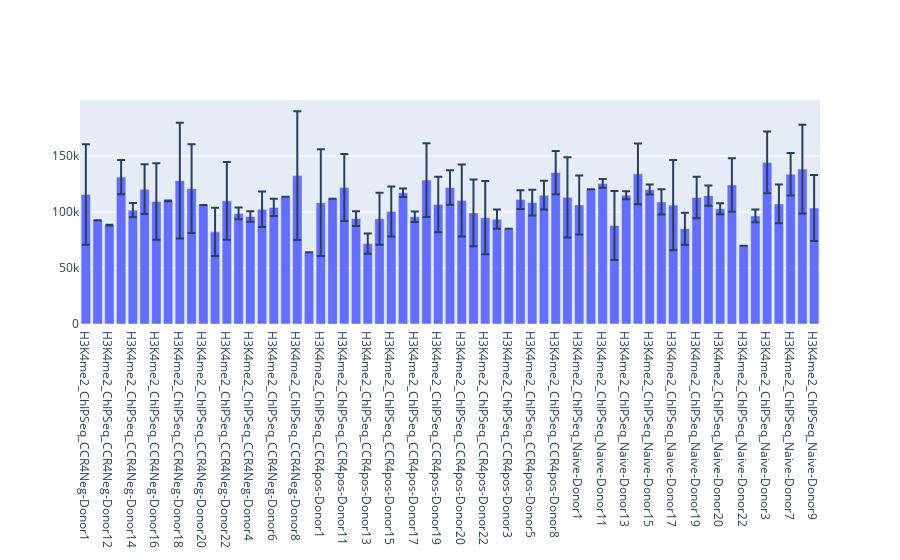

Write notebook code for a chart like this one.
### Code cell
fig = go.Figure()
fig.add_trace(go.Bar(
    name='macs2 q0.05',
    x=dfm_mean['name'], y=dfm_mean['peaks'],
    error_y=dict(type='data', array=dfm_std['peaks'])
))
fig.update_layout(barmode='group')
fig.show()

### Figure 1 — Plotly figure (JSON) as saved in the notebook; plotly's stock layout.template omitted (floating-point values rounded to 4 significant figures)
{"data": [{"error_y": {"array": [44850.0, 0, 311.8, 15330.0, 6375.0, 22290.0, 34160.0, 349.3, 51660.0, 39530.0, 0, 21550.0, 34780.0, 5289.0, 4626.0, 15900.0, 7710.0, 0, 57480.0, 0, 47540.0, 0, 29880.0, 6633.0, 9045.0, 23300.0, 22300.0, 3837.0, 4692.0, 32950.0, 24690.0, 15410.0, 32050.0, 29760.0, 32700.0, 8611.0, 0, 8342.0, 11580.0, 12830.0, 19360.0, 35750.0, 26330.0, 0, 3886.0, 30770.0, 3550.0, 27050.0, 4466.0, 11210.0, 40290.0, 14340.0, 18500.0, 9050.0, 4872.0, 23920.0, 0, 5665.0, 27530.0, 17320.0, 18980.0, 39670.0, 29470.0], "type": "data"}, "name": "macs2 q0.05", "type": "bar", "x": ["H3K4me2_ChIPSeq_CCR4Neg-Donor1", "H3K4me2_ChIPSeq_CCR4Neg-Donor11", "H3K4me2_ChIPSeq_CCR4Neg-Donor12", "H3K4me2_ChIPSeq_CCR4Neg-Donor13", "H3K4me2_ChIPSeq_CCR4Neg-Donor14", "H3K4me2_ChIPSeq_CCR4Neg-Donor15", "H3K4me2_ChIPSeq_CCR4Neg-Donor16", "H3K4me2_ChIPSeq_CCR4Neg-Donor17", "H3K4me2_ChIPSeq_CCR4Neg-Donor18", "H3K4me2_ChIPSeq_CCR4Neg-Donor19", "H3K4me2_ChIPSeq_CCR4Neg-Donor20", "H3K4me2_ChIPSeq_CCR4Neg-Donor21", "H3K4me2_ChIPSeq_CCR4Neg-Donor22", "H3K4me2_ChIPSeq_CCR4Neg-Donor23", "H3K4me2_ChIPSeq_CCR4Neg-Donor4", "H3K4me2_ChIPSeq_CCR4Neg-Donor5", "H3K4me2_ChIPSeq_CCR4Neg-Donor6", "H3K4me2_ChIPSeq_CCR4Neg-Donor7", "H3K4me2_ChIPSeq_CCR4Neg-Donor8", "H3K4me2_ChIPSeq_CCR4Neg-Donor9", "H3K4me2_ChIPSeq_CCR4pos-Donor1", "H3K4me2_ChIPSeq_CCR4pos-Donor10", "H3K4me2_ChIPSeq_CCR4pos-Donor11", "H3K4me2_ChIPSeq_CCR4pos-Donor12", "H3K4me2_ChIPSeq_CCR4pos-Donor13", "H3K4me2_ChIPSeq_CCR4pos-Donor14", "H3K4me2_ChIPSeq_CCR4pos-Donor15", "H3K4me2_ChIPSeq_CCR4pos-Donor16", "H3K4me2_ChIPSeq_CCR4pos-Donor17", "H3K4me2_ChIPSeq_CCR4pos-Donor18", "H3K4me2_ChIPSeq_CCR4pos-Donor19", "H3K4me2_ChIPSeq_CCR4pos-Donor2", "H3K4me2_ChIPSeq_CCR4pos-Donor20", "H3K4me2_ChIPSeq_CCR4pos-Donor21", "H3K4me2_ChIPSeq_CCR4pos-Donor22", "H3K4me2_ChIPSeq_CCR4pos-Donor23", "H3K4me2_ChIPSeq_CCR4pos-Donor3", "H3K4me2_ChIPSeq_CCR4pos-Donor4", "H3K4me2_ChIPSeq_CCR4pos-Donor5", "H3K4me2_ChIPSeq_CCR4pos-Donor7", "H3K4me2_ChIPSeq_CCR4pos-Donor8", "H3K4me2_ChIPSeq_CCR4pos-Donor9", "H3K4me2_ChIPSeq_Naive-Donor1", "H3K4me2_ChIPSeq_Naive-Donor10", "H3K4me2_ChIPSeq_Naive-Donor11", "H3K4me2_ChIPSeq_Naive-Donor12", "H3K4me2_ChIPSeq_Naive-Donor13", "H3K4me2_ChIPSeq_Naive-Donor14", "H3K4me2_ChIPSeq_Naive-Donor15", "H3K4me2_ChIPSeq_Naive-Donor16", "H3K4me2_ChIPSeq_Naive-Donor17", "H3K4me2_ChIPSeq_Naive-Donor18", "H3K4me2_ChIPSeq_Naive-Donor19", "H3K4me2_ChIPSeq_Naive-Donor2", "H3K4me2_ChIPSeq_Naive-Donor20", "H3K4me2_ChIPSeq_Naive-Donor21", "H3K4me2_ChIPSeq_Naive-Donor22", "H3K4me2_ChIPSeq_Naive-Donor23", "H3K4me2_ChIPSeq_Naive-Donor3", "H3K4me2_ChIPSeq_Naive-Donor5", "H3K4me2_ChIPSeq_Naive-Donor7", "H3K4me2_ChIPSeq_Naive-Donor8", "H3K4me2_ChIPSeq_Naive-Donor9"], "y": [115628, 92678, 88190.0, 131200.0, 101642, 120372, 109268, 109916, 127900.0, 120800.0, 106299, 82292, 109900.0, 98679, 96001, 102387, 104044, 113690, 132500.0, 64068, 108331, 111743, 121796, 94090.0, 71710.0, 93958, 100500.0, 117112, 95700.0, 128500.0, 106689, 121865, 110200.0, 99150.0, 94883, 93596, 84952, 111065, 108358, 115008, 135131, 113000.0, 106300.0, 120354, 125518, 88007, 115000.0, 134047, 120004, 109000.0, 106117, 85073, 113000.0, 114551, 102874, 124100.0, 69896, 96490.0, 144211, 107222, 133729, 138250, 103600.0]}], "layout": {"barmode": "group"}}
